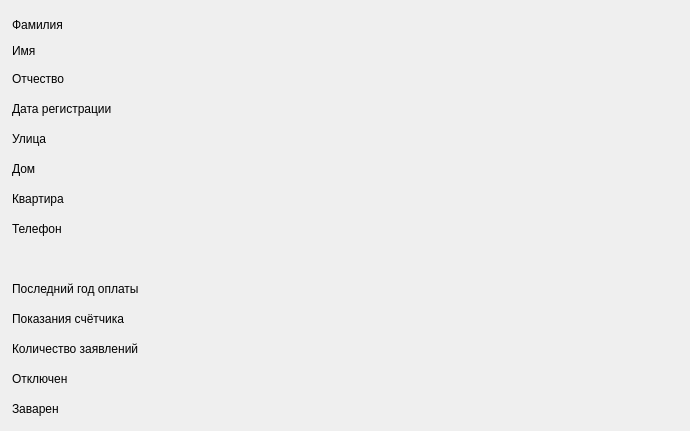
    <widget class="QWidget" name="tab__summary">
     <attribute name="title">
      <string>Сводка</string>
     </attribute>
     <widget class="QLabel" name="summary__4">
      <property name="geometry">
       <rect>
        <x>12</x>
        <y>338</y>
        <width>200</width>
        <height>22</height>
       </rect>
      </property>
      <property name="minimumSize">
       <size>
        <width>0</width>
        <height>20</height>
       </size>
      </property>
      <property name="sizeIncrement">
       <size>
        <width>0</width>
        <height>20</height>
       </size>
      </property>
      <property name="text">
       <string>Количество заявлений</string>
      </property>
     </widget>
     <widget class="QLabel" name="summary__registration_2">
      <property name="geometry">
       <rect>
        <x>280</x>
        <y>100</y>
        <width>400</width>
        <height>22</height>
       </rect>
      </property>
      <property name="minimumSize">
       <size>
        <width>0</width>
        <height>20</height>
       </size>
      </property>
      <property name="sizeIncrement">
       <size>
        <width>0</width>
        <height>20</height>
       </size>
      </property>
      <property name="text">
       <string/>
      </property>
      <property name="alignment">
       <set>Qt::AlignRight|Qt::AlignTrailing|Qt::AlignVCenter</set>
      </property>
     </widget>
     <widget class="QLabel" name="summary__name">
      <property name="geometry">
       <rect>
        <x>12</x>
        <y>40</y>
        <width>200</width>
        <height>22</height>
       </rect>
      </property>
      <property name="minimumSize">
       <size>
        <width>0</width>
        <height>20</height>
       </size>
      </property>
      <property name="sizeIncrement">
       <size>
        <width>0</width>
        <height>20</height>
       </size>
      </property>
      <property name="text">
       <string>Имя</string>
      </property>
     </widget>
     <widget class="QLabel" name="summary__disabled">
      <property name="geometry">
       <rect>
        <x>12</x>
        <y>368</y>
        <width>200</width>
        <height>22</height>
       </rect>
      </property>
      <property name="minimumSize">
       <size>
        <width>0</width>
        <height>20</height>
       </size>
      </property>
      <property name="sizeIncrement">
       <size>
        <width>0</width>
        <height>20</height>
       </size>
      </property>
      <property name="text">
       <string>Отключен</string>
      </property>
     </widget>
     <widget class="QLabel" name="summary__surname">
      <property name="geometry">
       <rect>
        <x>12</x>
        <y>14</y>
        <width>200</width>
        <height>22</height>
       </rect>
      </property>
      <property name="minimumSize">
       <size>
        <width>0</width>
        <height>20</height>
       </size>
      </property>
      <property name="sizeIncrement">
       <size>
        <width>0</width>
        <height>20</height>
       </size>
      </property>
      <property name="text">
       <string>Фамилия</string>
      </property>
     </widget>
     <widget class="QLabel" name="summary__disabled_2">
      <property name="geometry">
       <rect>
        <x>280</x>
        <y>370</y>
        <width>400</width>
        <height>22</height>
       </rect>
      </property>
      <property name="minimumSize">
       <size>
        <width>0</width>
        <height>20</height>
       </size>
      </property>
      <property name="text">
       <string/>
      </property>
      <property name="alignment">
       <set>Qt::AlignRight|Qt::AlignTrailing|Qt::AlignVCenter</set>
      </property>
     </widget>
     <widget class="QLabel" name="summary__2">
      <property name="enabled">
       <bool>true</bool>
      </property>
      <property name="geometry">
       <rect>
        <x>12</x>
        <y>278</y>
        <width>200</width>
        <height>22</height>
       </rect>
      </property>
      <property name="minimumSize">
       <size>
        <width>0</width>
        <height>20</height>
       </size>
      </property>
      <property name="text">
       <string>Последний год оплаты</string>
      </property>
     </widget>
     <widget class="QLabel" name="summary__street">
      <property name="geometry">
       <rect>
        <x>12</x>
        <y>128</y>
        <width>200</width>
        <height>22</height>
       </rect>
      </property>
      <property name="minimumSize">
       <size>
        <width>0</width>
        <height>20</height>
       </size>
      </property>
      <property name="sizeIncrement">
       <size>
        <width>0</width>
        <height>20</height>
       </size>
      </property>
      <property name="text">
       <string>Улица</string>
      </property>
     </widget>
     <widget class="QLabel" name="summary__flat">
      <property name="geometry">
       <rect>
        <x>12</x>
        <y>188</y>
        <width>200</width>
        <height>22</height>
       </rect>
      </property>
      <property name="minimumSize">
       <size>
        <width>0</width>
        <height>20</height>
       </size>
      </property>
      <property name="sizeIncrement">
       <size>
        <width>0</width>
        <height>20</height>
       </size>
      </property>
      <property name="text">
       <string>Квартира</string>
      </property>
     </widget>
     <widget class="QLabel" name="summary__middlename">
      <property name="geometry">
       <rect>
        <x>12</x>
        <y>68</y>
        <width>200</width>
        <height>22</height>
       </rect>
      </property>
      <property name="minimumSize">
       <size>
        <width>0</width>
        <height>20</height>
       </size>
      </property>
      <property name="sizeIncrement">
       <size>
        <width>0</width>
        <height>20</height>
       </size>
      </property>
      <property name="text">
       <string>Отчество</string>
      </property>
     </widget>
     <widget class="QLabel" name="summary__telephone">
      <property name="geometry">
       <rect>
        <x>12</x>
        <y>218</y>
        <width>200</width>
        <height>22</height>
       </rect>
      </property>
      <property name="minimumSize">
       <size>
        <width>0</width>
        <height>20</height>
       </size>
      </property>
      <property name="sizeIncrement">
       <size>
        <width>0</width>
        <height>20</height>
       </size>
      </property>
      <property name="text">
       <string>Телефон</string>
      </property>
     </widget>
     <widget class="QLabel" name="summary__house_2">
      <property name="enabled">
       <bool>true</bool>
      </property>
      <property name="geometry">
       <rect>
        <x>280</x>
        <y>160</y>
        <width>400</width>
        <height>22</height>
       </rect>
      </property>
      <property name="minimumSize">
       <size>
        <width>0</width>
        <height>20</height>
       </size>
      </property>
      <property name="sizeIncrement">
       <size>
        <width>0</width>
        <height>20</height>
       </size>
      </property>
      <property name="text">
       <string/>
      </property>
      <property name="alignment">
       <set>Qt::AlignRight|Qt::AlignTrailing|Qt::AlignVCenter</set>
      </property>
     </widget>
     <widget class="QLabel" name="summary__flat_2">
      <property name="geometry">
       <rect>
        <x>280</x>
        <y>190</y>
        <width>400</width>
        <height>22</height>
       </rect>
      </property>
      <property name="minimumSize">
       <size>
        <width>0</width>
        <height>20</height>
       </size>
      </property>
      <property name="sizeIncrement">
       <size>
        <width>0</width>
        <height>20</height>
       </size>
      </property>
      <property name="text">
       <string/>
      </property>
      <property name="alignment">
       <set>Qt::AlignRight|Qt::AlignTrailing|Qt::AlignVCenter</set>
      </property>
     </widget>
     <widget class="QLabel" name="summary__street_2">
      <property name="geometry">
       <rect>
        <x>280</x>
        <y>130</y>
        <width>400</width>
        <height>22</height>
       </rect>
      </property>
      <property name="minimumSize">
       <size>
        <width>0</width>
        <height>20</height>
       </size>
      </property>
      <property name="sizeIncrement">
       <size>
        <width>0</width>
        <height>20</height>
       </size>
      </property>
      <property name="text">
       <string/>
      </property>
      <property name="alignment">
       <set>Qt::AlignRight|Qt::AlignTrailing|Qt::AlignVCenter</set>
      </property>
     </widget>
     <widget class="QLabel" name="number__of_applications">
      <property name="geometry">
       <rect>
        <x>280</x>
        <y>340</y>
        <width>400</width>
        <height>22</height>
       </rect>
      </property>
      <property name="minimumSize">
       <size>
        <width>0</width>
        <height>20</height>
       </size>
      </property>
      <property name="text">
       <string/>
      </property>
      <property name="alignment">
       <set>Qt::AlignRight|Qt::AlignTrailing|Qt::AlignVCenter</set>
      </property>
     </widget>
     <widget class="QWidget" name="layoutWidget">
      <property name="geometry">
       <rect>
        <x>279</x>
        <y>220</y>
        <width>401</width>
        <height>22</height>
       </rect>
      </property>
      <layout class="QHBoxLayout" name="horizontalLayout">
       <item>
        <widget class="QLabel" name="summary__telephone2">
         <property name="minimumSize">
          <size>
           <width>0</width>
           <height>20</height>
          </size>
         </property>
         <property name="text">
          <string/>
         </property>
         <property name="alignment">
          <set>Qt::AlignRight|Qt::AlignTrailing|Qt::AlignVCenter</set>
         </property>
        </widget>
       </item>
       <item>
        <widget class="QLabel" name="summary__telephone2_2">
         <property name="minimumSize">
          <size>
           <width>0</width>
           <height>20</height>
          </size>
         </property>
         <property name="layoutDirection">
          <enum>Qt::LeftToRight</enum>
         </property>
         <property name="text">
          <string/>
         </property>
         <property name="alignment">
          <set>Qt::AlignRight|Qt::AlignTrailing|Qt::AlignVCenter</set>
         </property>
        </widget>
       </item>
      </layout>
     </widget>
     <widget class="QLabel" name="summary__brewed">
      <property name="geometry">
       <rect>
        <x>12</x>
        <y>398</y>
        <width>200</width>
        <height>22</height>
       </rect>
      </property>
      <property name="minimumSize">
       <size>
        <width>0</width>
        <height>20</height>
       </size>
      </property>
      <property name="sizeIncrement">
       <size>
        <width>0</width>
        <height>20</height>
       </size>
      </property>
      <property name="text">
       <string>Заварен</string>
      </property>
     </widget>
     <widget class="QLabel" name="summary__3">
      <property name="geometry">
       <rect>
        <x>12</x>
        <y>308</y>
        <width>200</width>
        <height>22</height>
       </rect>
      </property>
      <property name="minimumSize">
       <size>
        <width>0</width>
        <height>20</height>
       </size>
      </property>
      <property name="sizeIncrement">
       <size>
        <width>0</width>
        <height>20</height>
       </size>
      </property>
      <property name="text">
       <string>Показания счётчика</string>
      </property>
     </widget>
     <widget class="QLabel" name="summary__brewed_2">
      <property name="geometry">
       <rect>
        <x>280</x>
        <y>400</y>
        <width>400</width>
        <height>22</height>
       </rect>
      </property>
      <property name="minimumSize">
       <size>
        <width>0</width>
        <height>20</height>
       </size>
      </property>
      <property name="text">
       <string/>
      </property>
      <property name="alignment">
       <set>Qt::AlignRight|Qt::AlignTrailing|Qt::AlignVCenter</set>
      </property>
     </widget>
     <widget class="QLabel" name="summary__surname_2">
      <property name="geometry">
       <rect>
        <x>280</x>
        <y>12</y>
        <width>400</width>
        <height>22</height>
       </rect>
      </property>
      <property name="minimumSize">
       <size>
        <width>0</width>
        <height>20</height>
       </size>
      </property>
      <property name="sizeIncrement">
       <size>
        <width>0</width>
        <height>20</height>
       </size>
      </property>
      <property name="text">
       <string/>
      </property>
      <property name="alignment">
       <set>Qt::AlignRight|Qt::AlignTrailing|Qt::AlignVCenter</set>
      </property>
     </widget>
     <widget class="QLabel" name="summary__name_2">
      <property name="geometry">
       <rect>
        <x>280</x>
        <y>42</y>
        <width>400</width>
        <height>22</height>
       </rect>
      </property>
      <property name="minimumSize">
       <size>
        <width>0</width>
        <height>20</height>
       </size>
      </property>
      <property name="sizeIncrement">
       <size>
        <width>0</width>
        <height>20</height>
       </size>
      </property>
      <property name="text">
       <string/>
      </property>
      <property name="alignment">
       <set>Qt::AlignRight|Qt::AlignTrailing|Qt::AlignVCenter</set>
      </property>
     </widget>
     <widget class="QLabel" name="summary__registration">
      <property name="geometry">
       <rect>
        <x>12</x>
        <y>98</y>
        <width>200</width>
        <height>22</height>
       </rect>
      </property>
      <property name="minimumSize">
       <size>
        <width>0</width>
        <height>20</height>
       </size>
      </property>
      <property name="sizeIncrement">
       <size>
        <width>0</width>
        <height>20</height>
       </size>
      </property>
      <property name="text">
       <string>Дата регистрации</string>
      </property>
     </widget>
     <widget class="QLabel" name="summary__middlename_2">
      <property name="geometry">
       <rect>
        <x>280</x>
        <y>70</y>
        <width>400</width>
        <height>22</height>
       </rect>
      </property>
      <property name="minimumSize">
       <size>
        <width>0</width>
        <height>20</height>
       </size>
      </property>
      <property name="sizeIncrement">
       <size>
        <width>0</width>
        <height>20</height>
       </size>
      </property>
      <property name="text">
       <string/>
      </property>
      <property name="alignment">
       <set>Qt::AlignRight|Qt::AlignTrailing|Qt::AlignVCenter</set>
      </property>
     </widget>
     <widget class="QLabel" name="summary__house">
      <property name="enabled">
       <bool>true</bool>
      </property>
      <property name="geometry">
       <rect>
        <x>12</x>
        <y>158</y>
        <width>200</width>
        <height>22</height>
       </rect>
      </property>
      <property name="minimumSize">
       <size>
        <width>0</width>
        <height>20</height>
       </size>
      </property>
      <property name="sizeIncrement">
       <size>
        <width>0</width>
        <height>20</height>
       </size>
      </property>
      <property name="text">
       <string>Дом</string>
      </property>
     </widget>
     <widget class="QLabel" name="last__year_payment">
      <property name="geometry">
       <rect>
        <x>280</x>
        <y>280</y>
        <width>400</width>
        <height>22</height>
       </rect>
      </property>
      <property name="minimumSize">
       <size>
        <width>0</width>
        <height>20</height>
       </size>
      </property>
      <property name="text">
       <string/>
      </property>
      <property name="alignment">
       <set>Qt::AlignRight|Qt::AlignTrailing|Qt::AlignVCenter</set>
      </property>
     </widget>
     <widget class="QWidget" name="layoutWidget">
      <property name="geometry">
       <rect>
        <x>280</x>
        <y>310</y>
        <width>401</width>
        <height>22</height>
       </rect>
      </property>
      <layout class="QHBoxLayout" name="horizontalLayout_2">
       <item>
        <widget class="QLabel" name="summary__type">
         <property name="minimumSize">
          <size>
           <width>0</width>
           <height>20</height>
          </size>
         </property>
         <property name="maximumSize">
          <size>
           <width>100</width>
           <height>16777215</height>
          </size>
         </property>
         <property name="sizeIncrement">
          <size>
           <width>0</width>
           <height>0</height>
          </size>
         </property>
         <property name="text">
          <string/>
         </property>
         <property name="alignment">
          <set>Qt::AlignRight|Qt::AlignTrailing|Qt::AlignVCenter</set>
         </property>
        </widget>
       </item>
       <item>
        <widget class="QLabel" name="summary__counter">
         <property name="minimumSize">
          <size>
           <width>0</width>
           <height>20</height>
          </size>
         </property>
         <property name="text">
          <string/>
         </property>
         <property name="alignment">
          <set>Qt::AlignRight|Qt::AlignTrailing|Qt::AlignVCenter</set>
         </property>
        </widget>
       </item>
       <item>
        <widget class="QLabel" name="meter__readings">
         <property name="minimumSize">
          <size>
           <width>0</width>
           <height>20</height>
          </size>
         </property>
         <property name="text">
          <string/>
         </property>
         <property name="alignment">
          <set>Qt::AlignRight|Qt::AlignTrailing|Qt::AlignVCenter</set>
         </property>
        </widget>
       </item>
      </layout>
     </widget>
    </widget>
